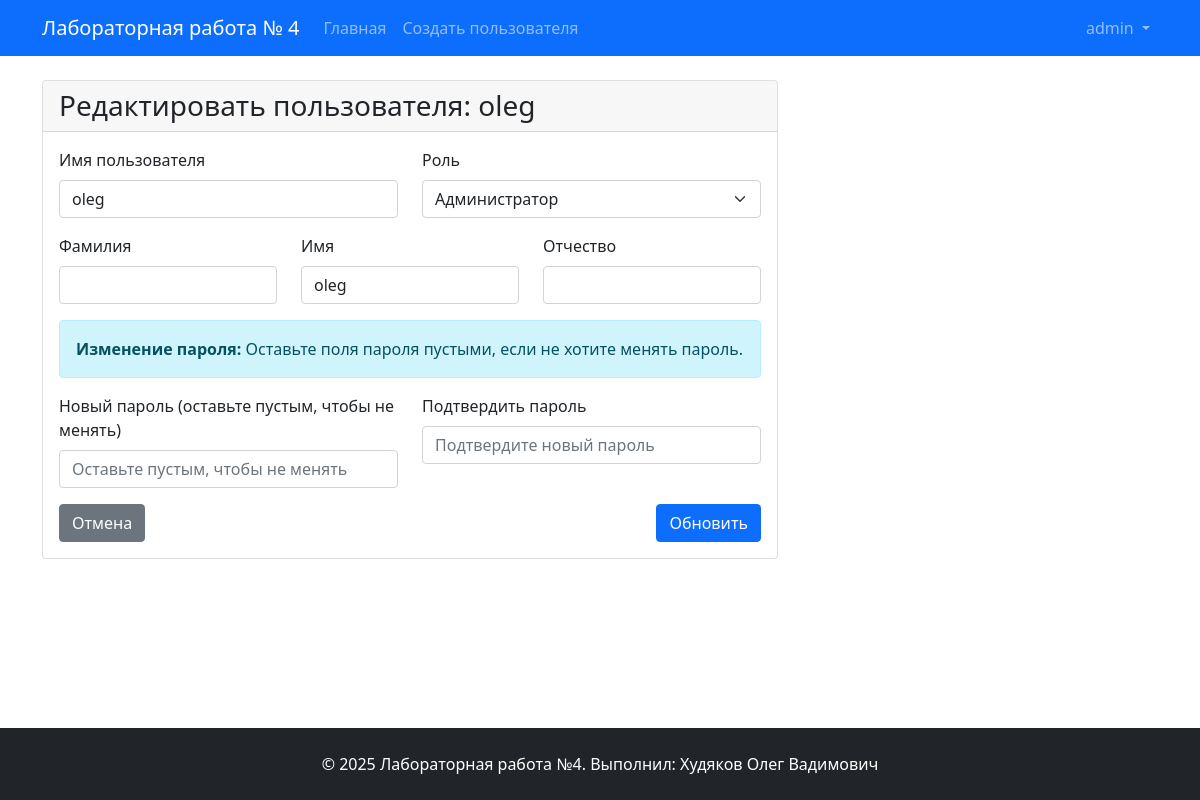
The app's page /user/2/edit (signed in) with its own data.
### app/models.py (models this page shows, shortened)
class User(UserMixin, db.Model):
    __tablename__ = 'users'
    id = db.Column(db.Integer, primary_key=True)
    username = db.Column(db.String(50), unique=True, nullable=False)
    password_hash = db.Column(db.String(256), nullable=False)
    last_name = db.Column(db.String(50))
    first_name = db.Column(db.String(50), nullable=False)
    middle_name = db.Column(db.String(50))
    role_id = db.Column(db.Integer, db.ForeignKey('roles.id'))
    created_at = db.Column(db.DateTime, default=datetime.utcnow)

### app/routes.py (the view, shortened to what this page needs)
@main_bp.route('/user/<int:user_id>/edit', methods=['GET', 'POST'])
@login_required
def edit_user(user_id):
    user = User.query.get_or_404(user_id)
    form = UserEditForm(obj=user)
    form.role_id.choices = [(r.id, r.name) for r in Role.query.order_by('name')]
    return render_template('user/edit.html', form=form, user=user)

### app/forms.py
class UserEditForm(FlaskForm):
    username = StringField('Имя пользователя', validators=[DataRequired(), Length(min=3, max=50)])
    first_name = StringField('Имя', validators=[DataRequired(), Length(min=1, max=50)])
    last_name = StringField('Фамилия', validators=[DataRequired(), Length(min=1, max=50)])
    middle_name = StringField('Отчество', validators=[Length(max=50)])
    role_id = SelectField('Роль', coerce=int, validators=[DataRequired()])
    password = PasswordField('Новый пароль (оставьте пустым, чтобы не менять)', validators=[validate_password_optional])
    confirm_password = PasswordField('Подтвердить пароль', validators=[EqualTo('password', message='Пароли должны совпадать')])
    submit = SubmitField('Обновить')

### app/__init__.py (called while the page is built)
@login_manager.user_loader
def load_user(user_id):
    from app.models import User
    return User.query.get(int(user_id))

### templates/user/edit.html (shortened to what this page needs)
{% extends "base.html" %}
{% block content %}
<div class="row">
    <div class="col-md-8">
        <div class="card">
            <div class="card-header">
                <h3 class="card-title mb-0">Редактировать пользователя: {{ user.username }}</h3>
            </div>
            <div class="card-body">
                <form method="POST">
                    <div class="row">
                        <div class="col-md-6">
                            <div class="mb-3">
                                {{ form.username.label(class="form-label") }}
                                {{ form.username(class="form-control") }}
                            </div>
                        </div>
                        <div class="col-md-6">
                            <div class="mb-3">
                                {{ form.role_id.label(class="form-label") }}
                                {{ form.role_id(class="form-select") }}
                            </div>
                        </div>
                    </div>
                    <div class="row">
                        <div class="col-md-4">
                            <div class="mb-3">
                                {{ form.last_name.label(class="form-label") }}
                                {{ form.last_name(class="form-control") }}
                            </div>
                        </div>
                        <div class="col-md-4">
                            <div class="mb-3">
                                {{ form.first_name.label(class="form-label") }}
                                {{ form.first_name(class="form-control") }}
                            </div>
                        </div>
                        <div class="col-md-4">
                            <div class="mb-3">
                                {{ form.middle_name.label(class="form-label") }}
                                {{ form.middle_name(class="form-control") }}
                            </div>
                        </div>
                    </div>
                    <div class="alert alert-info">
                        <strong>Изменение пароля:</strong> Оставьте поля пароля пустыми, если не хотите менять пароль.
                    </div>
                    <div class="row">
                        <div class="col-md-6">
                            <div class="mb-3">
                                {{ form.password.label(class="form-label") }}
                                {{ form.password(class="form-control", placeholder="Оставьте пустым, чтобы не менять") }}
                            </div>
                        </div>
                        <div class="col-md-6">
                            <div class="mb-3">
                                {{ form.confirm_password.label(class="form-label") }}
                                {{ form.confirm_password(class="form-control", placeholder="Подтвердите новый пароль") }}
                            </div>
                        </div>
                    </div>
                    <div class="d-flex justify-content-between">
                        <a href="{{ url_for('main.view_user', user_id=user.id) }}" class="btn btn-secondary">Отмена</a>
                        {{ form.submit(class="btn btn-primary") }}
                    </div>
                </form>
            </div>
        </div>
    </div>
</div>
{% endblock %}

### templates/base.html (shortened to what this page needs)
<!DOCTYPE html>
<html lang="ru">
<head>
    <link href="https://cdn.jsdelivr.net/npm/bootstrap@5.1.3/dist/css/bootstrap.min.css" rel="stylesheet">
</head>
<body class="d-flex flex-column min-vh-100">
    <nav class="navbar navbar-expand-lg navbar-dark bg-primary">
        <div class="container">
            <a class="navbar-brand" href="{{ url_for('main.index') }}">Лабораторная работа № 4</a>
            <div class="collapse navbar-collapse" id="navbarNav">
                <ul class="navbar-nav me-auto">
                    <li class="nav-item">
                        <a class="nav-link" href="{{ url_for('main.index') }}">Главная</a>
                    </li>
                    {% if current_user.is_authenticated %}
                    <li class="nav-item">
                        <a class="nav-link" href="{{ url_for('main.create_user') }}">Создать пользователя</a>
                    </li>
                    {% endif %}
                </ul>
                <ul class="navbar-nav">
                    {% if current_user.is_authenticated %}
                    <li class="nav-item dropdown">
                        <a class="nav-link dropdown-toggle" href="#" id="navbarDropdown" role="button" data-bs-toggle="dropdown">
                            {{ current_user.username }}
                        </a>
                    </li>
                    {% endif %}
                </ul>
            </div>
        </div>
    </nav>
    <div class="container mt-4">
        {% block content %}{% endblock %}
    </div>
    <footer class="bg-dark text-white py-4 mt-auto">
        <div class="container">
            <div class="row">
                <div class="col-md-12 text-center">
                    <p class="mb-0">&copy; 2025 Лабораторная работа №4. Выполнил: Худяков Олег Вадимович</p>
                </div>
            </div>
        </div>
    </footer>
</body>
</html>

### records on screen
User: username "admin"
User: username "oleg", role_id "Администратор", first_name "oleg"
